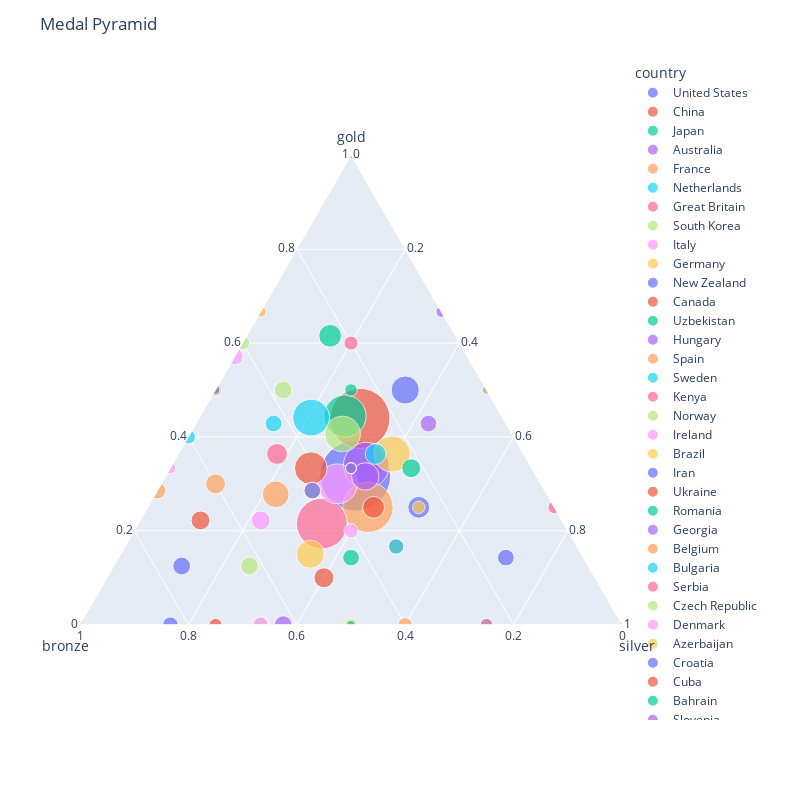

The notebook cell this image was saved under:
### Markdown cell above
## Medal Pyramid

### Code cell
fig = px.scatter_ternary(
    df,
    a=df['gold'],
    b=df['bronze'],
    c=df['silver'],
    color='country',
    size='total',
    size_max=50,
    hover_name='country',
)

fig.update_layout(
    title='Medal Pyramid',
    width=800,
    height=800,
)
fig.show()
